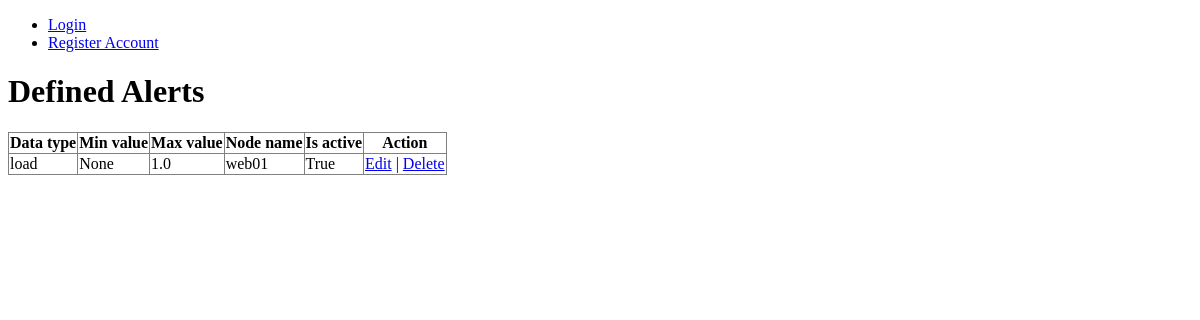
The app's page /data_collector/alerts/, older data.
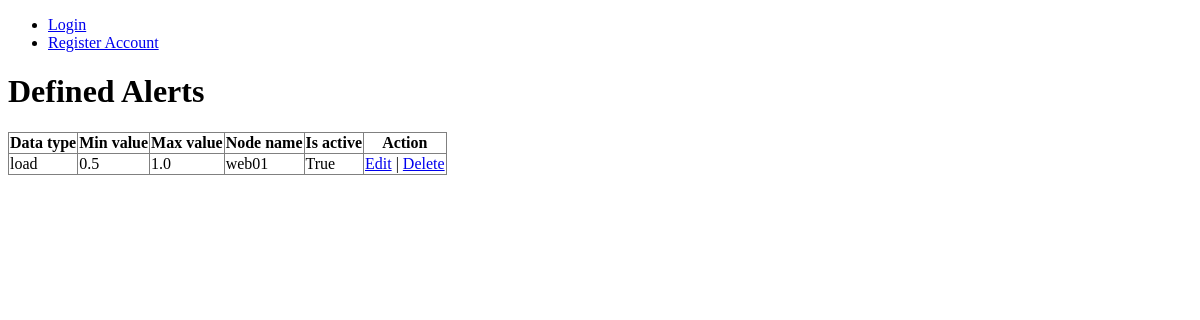
The same page, newer data.
### data_collector/models.py (models this page shows, shortened)
class Alert(models.Model):
    data_type = models.CharField(max_length=100)
    min_value = models.FloatField(null=True, blank=True)
    max_value = models.FloatField(null=True, blank=True)
    node_name = models.CharField(max_length=250, blank=True)
    is_active = models.BooleanField(default=True)

### data_collector/views.py (the view)
# urls.py: url(r'^data_collector/alerts/$', AlertListView.as_view(), name='alerts_list'),
class AlertListView(ListView):
    template_name = 'data_collector/alerts_list.html'
    model = Alert

### data_collector/templates/data_collector/alerts_list.html
{% extends 'data_collector/alert_base.html' %}
{% block content %}
<h1>Defined Alerts</h1>
    {% if object_list %}
<table rules="all" frame="border">
<tr>
    <th>Data type</th>
    <th>Min value</th>
    <th>Max value</th>
    <th>Node name</th>
    <th>Is active</th>
    <th>Action</th>
</tr>
<tr>
    {% for alert in object_list %}
        <td>{{ alert.data_type }}</td>
        <td>{{ alert.min_value }}</td>
        <td>{{ alert.max_value }}</td>
        <td>{{ alert.node_name }}</td>
        <td>{{ alert.is_active }}</td>
        <td><a href="{% url "update_alert" pk=alert.pk %}">Edit</a> |
            <a href="{% url "delete_alert" pk=alert.pk %}">Delete</a> </td>
    {% endfor %}
</tr>
</table>
    {% else %}
        <I>No alerts!</I>
        <a href="{% url "new_alert" %}">Add alert</a>
    {% endif %}
{% endblock %}

Row changes from the older to the newer data that the page shows:
changed Alert "load": min_value "None" → "0.5"
